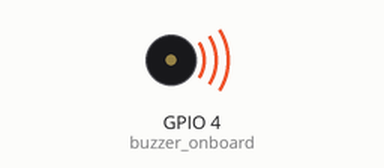
Simulated run of this program. Board: ESP32 board running MicroPython. On the bench: buzzer (waves = sounding, pin HIGH).

Above: at 1.0 s.
At 5.5 s:
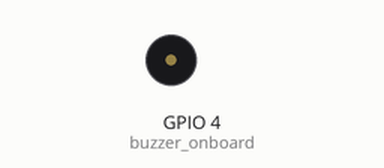
Timing chart, 0 to 6.9 s (numbered marks = the images above):
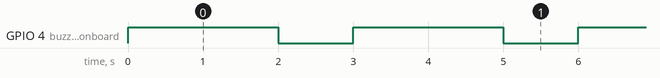

The program:

beep.py
```python
#擴充板揚聲器測試程式(beep.py)
from machine import Pin, Timer	#時間 套件
import utime	#時間 套件

buzzer_onboard = Pin(4, Pin.OUT)	#外接揚聲器的腳位

while True:
    #buzzer_onboard.toggle()
    buzzer_onboard.on()		#設定外接揚聲器的腳位高電位
    utime.sleep(2)		#延遲兩秒鐘
    buzzer_onboard.off()	#設定外接揚聲器的腳位低電位
    utime.sleep(1)		#延遲兩秒鐘
# buzzer_onboard.toggle() ==> buzzer_onboard.on() and  buzzer_onboard.off()
```

Measured:
- by itself, GPIO 4 (buzzer_onboard): alternates HIGH for 2.0 s and LOW for 1.0 s
